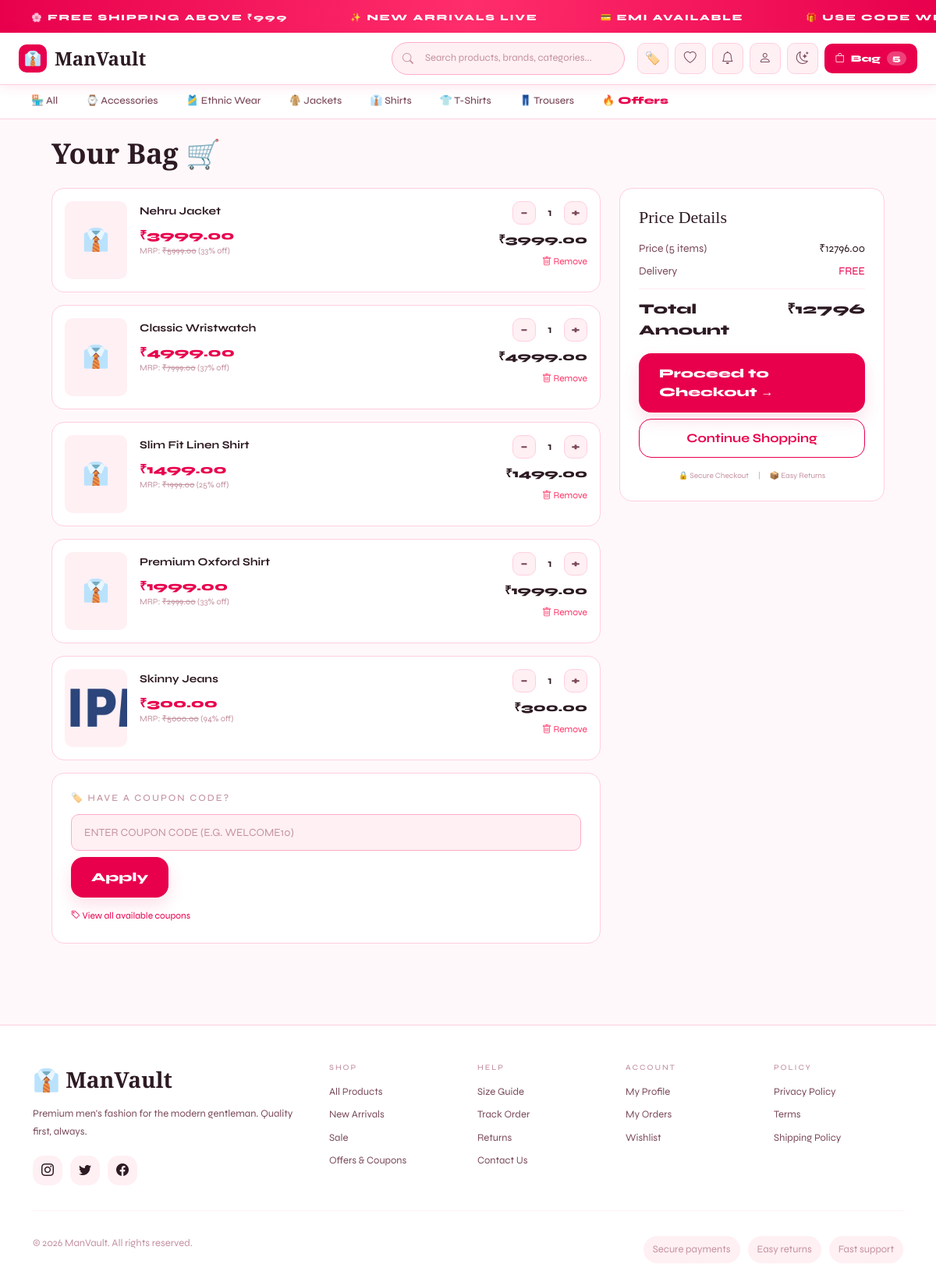
Page /cart/ (signed in) on the committed database.
### store/models.py (models this page shows, shortened)
class Category(models.Model):
    name = models.CharField(max_length=100)
    slug = models.SlugField(unique=True)
    description = models.TextField(blank=True)
    image = models.ImageField(upload_to='categories/', blank=True, null=True)
    icon = models.CharField(max_length=10, default='👕')
    is_active = models.BooleanField(default=True)
    created_at = models.DateTimeField(auto_now_add=True)
    class Meta:
        verbose_name_plural = 'Categories'
        ordering = ['name']

class CartItem(models.Model):
    cart = models.ForeignKey(Cart, on_delete=models.CASCADE, related_name='items')
    product = models.ForeignKey(Product, on_delete=models.CASCADE)
    variant = models.ForeignKey(ProductVariant, on_delete=models.SET_NULL, null=True, blank=True)
    quantity = models.PositiveIntegerField(default=1)
    added_at = models.DateTimeField(auto_now_add=True)
    @property
    def subtotal(self):
        return self.product.price * self.quantity

class Product(models.Model):
    BADGE_CHOICES = [('','None'),('new','NEW'),('hot','HOT'),('sale','SALE'),('trending','TRENDING')]
    category = models.ForeignKey(Category, on_delete=models.SET_NULL, null=True, related_name='products')
    brand = models.ForeignKey(Brand, on_delete=models.SET_NULL, null=True, blank=True, related_name='products')
    name = models.CharField(max_length=200)
    slug = models.SlugField(unique=True, blank=True)
    description = models.TextField(blank=True)
    material = models.CharField(max_length=200, blank=True)
    price = models.DecimalField(max_digits=10, decimal_places=2)
    original_price = models.DecimalField(max_digits=10, decimal_places=2, blank=True, null=True)
    stock = models.PositiveIntegerField(default=0)
    badge = models.CharField(max_length=20, choices=BADGE_CHOICES, blank=True)
    is_active = models.BooleanField(default=True)
    is_featured = models.BooleanField(default=False)
    rating = models.DecimalField(max_digits=3, decimal_places=1, default=0)
    review_count = models.PositiveIntegerField(default=0)
    sales_count = models.PositiveIntegerField(default=0)
    created_at = models.DateTimeField(auto_now_add=True)
    updated_at = models.DateTimeField(auto_now=True)
    class Meta: ordering = ['-created_at']
    @property
    def discount_percent(self):
        if self.original_price and self.original_price > self.price:
            return int(((self.original_price - self.price) / self.original_price) * 100)
        return 0
    @property
    def main_image(self):
        return self.images.filter(is_primary=True).first() or self.images.first()

class ProductImage(models.Model):
    product = models.ForeignKey(Product, on_delete=models.CASCADE, related_name='images')
    image = models.ImageField(upload_to='products/')
    alt_text = models.CharField(max_length=200, blank=True)
    is_primary = models.BooleanField(default=False)
    order = models.PositiveIntegerField(default=0)
    class Meta: ordering = ['order']

class Cart(models.Model):
    user = models.OneToOneField(User, on_delete=models.CASCADE, null=True, blank=True, related_name='cart')
    session_key = models.CharField(max_length=40, blank=True)
    created_at = models.DateTimeField(auto_now_add=True)
    updated_at = models.DateTimeField(auto_now=True)
    @property
    def total(self):
        return sum(item.subtotal for item in self.items.all())
    @property
    def item_count(self):
        return sum(item.quantity for item in self.items.all())

### store/views.py (the view)
# urls.py: path('cart/', views.cart_view, name='cart'),
def cart_view(request):
    cart = get_or_create_cart(request)
    coupon_id = request.session.get('coupon_id')
    coupon = None; coupon_discount = 0
    if coupon_id:
        try:
            coupon = Coupon.objects.get(id=coupon_id)
            coupon_discount = coupon.calculate_discount(cart.total)
        except: pass
    shipping = 0 if cart.total >= 999 else 99
    total = max(0, cart.total + shipping - coupon_discount)
    return render(request, 'store/cart.html', {
        'cart': cart, 'coupon': coupon, 'coupon_discount': coupon_discount,
        'shipping': shipping, 'total': total
    })

### accounts/models.py (called while the page is built)
    @property
    def full_name(self):
        return f"{self.first_name} {self.last_name}".strip() or self.username

### store/context_processors.py (called while the page is built)
def cart_processor(request):
    cart_count = 0
    try:
        if request.user.is_authenticated:
            cart = Cart.objects.filter(user=request.user).first()
        else:
            sk = request.session.session_key
            cart = Cart.objects.filter(session_key=sk, user=None).first() if sk else None
        if cart: cart_count = cart.item_count
    except: pass
    return {'cart_count': cart_count}

def wishlist_processor(request):
    wishlist_count = 0
    try:
        if request.user.is_authenticated:
            wl = Wishlist.objects.filter(user=request.user).first()
            if wl: wishlist_count = wl.products.count()
    except: pass
    return {'wishlist_count': wishlist_count}

def common_processor(request):
    cats_for_nav = []
    notif_count = 0
    try:
        cats_for_nav = Category.objects.filter(is_active=True)[:8]
        if request.user.is_authenticated:
            notif_count = request.user.notifications.filter(is_read=False).count()
    except: pass
    return {'cats_for_nav': cats_for_nav, 'notif_count': notif_count}

### store/views.py (called while the page is built)
def get_or_create_cart(request):
    if request.user.is_authenticated:
        cart, _ = Cart.objects.get_or_create(user=request.user)
        return cart
    if not request.session.session_key:
        request.session.create()
    cart, _ = Cart.objects.get_or_create(session_key=request.session.session_key, user=None)
    return cart

### templates/store/cart.html (shortened to what this page needs)
{% extends 'base.html' %}{% block title %}Your Bag — ManVault{% endblock %}
{% block content %}
<div class="container py-4">
  <h1 class="section-title mb-4">Your Bag 🛒</h1>
  {% if cart.items.exists %}
  <div class="row g-4">
    <div class="col-lg-8">
      {% for item in cart.items.all %}
      <div class="mv-card p-3 mb-3 d-flex gap-3 align-items-start">
        <div style="width:80px;height:100px;flex-shrink:0;background:var(--bg3);border-radius:10px;overflow:hidden">
          {% if item.product.main_image %}<img src="{{ item.product.main_image.image.url }}" style="width:100%;height:100%;object-fit:cover">
          {% else %}<div style="width:100%;height:100%;display:flex;align-items:center;justify-content:center;font-size:28px">👔</div>{% endif %}
        </div>
        <div class="flex-grow-1">
          <a href="{% url 'store:product_detail' item.product.slug %}" style="font-weight:700;font-size:14px">{{ item.product.name }}</a>
          <div style="font-size:16px;font-weight:800;color:var(--acc);margin-top:8px">₹{{ item.product.price }}</div>
          {% if item.product.original_price %}<div style="font-size:11px;color:var(--tx3)">MRP: <s>₹{{ item.product.original_price }}</s> ({{ item.product.discount_percent }}% off)</div>{% endif %}
        </div>
        <div class="d-flex flex-column align-items-end gap-2">
          <form method="POST" action="{% url 'store:update_cart' item.id %}" class="d-flex gap-1 align-items-center">
            <button name="quantity" value="{{ item.quantity|add:'-1' }}" class="icon-btn" style="width:30px;height:30px;font-size:14px;font-weight:800">−</button>
            <span style="width:28px;text-align:center;font-weight:700;font-size:14px">{{ item.quantity }}</span>
            <button name="quantity" value="{{ item.quantity|add:'1' }}" class="icon-btn" style="width:30px;height:30px;font-size:14px;font-weight:800">+</button>
          </form>
          <div style="font-weight:800;font-size:15px">₹{{ item.subtotal }}</div>
          <a href="{% url 'store:remove_from_cart' item.id %}" style="font-size:12px;color:#FF3366" onclick="return confirm('Remove item?')"><i class="bi bi-trash"></i> Remove</a>
        </div>
      </div>
      {% endfor %}
      <div class="mv-card p-4 mt-3">
        <h6 style="font-size:12px;letter-spacing:2px;text-transform:uppercase;color:var(--tx3);margin-bottom:14px">🏷️ Have a Coupon Code?</h6>
        {% if coupon %}
        <div style="background:rgba(200,255,0,.08);border:1px dashed rgba(200,255,0,.4);border-radius:10px;padding:14px;display:flex;justify-content:space-between;align-items:center">
          <div>
            <div style="font-size:14px;font-weight:800;color:var(--acc)">{{ coupon.code }} ✅</div>
            <div style="font-size:12px;color:var(--tx3)">You save ₹{{ coupon_discount|floatformat:0 }}</div>
          </div>
          <a href="{% url 'store:remove_coupon' %}" style="font-size:12px;color:#FF3366"><i class="bi bi-x-lg"></i> Remove</a>
        </div>
        {% else %}
        <form method="POST" action="{% url 'store:apply_coupon' %}" class="d-flex flex-wrap gap-2">
          <input type="text" name="code" placeholder="Enter coupon code (e.g. WELCOME10)" class="mv-input flex-grow-1" style="text-transform:uppercase">
          <button type="submit" class="mv-btn">Apply</button>
        </form>
        <div style="margin-top:10px">
          <a href="{% url 'store:offers' %}" style="font-size:12px;color:var(--acc)"><i class="bi bi-tag"></i> View all available coupons</a>
        </div>
        {% endif %}
      </div>
    </div>
    <div class="col-lg-4">
      <div class="mv-card p-4" style="position:sticky;top:80px">
        <h5 style="font-family:'Cormorant Garamond',serif;font-size:22px;margin-bottom:16px">Price Details</h5>
        <div class="d-flex justify-content-between mb-2" style="font-size:14px"><span style="color:var(--tx2)">Price ({{ cart.item_count }} items)</span><span>₹{{ cart.total }}</span></div>
        <div class="d-flex justify-content-between mb-2" style="font-size:14px"><span style="color:var(--tx2)">Delivery</span><span style="color:var(--acc)">{% if shipping == 0 %}FREE{% else %}₹{{ shipping }}{% endif %}</span></div>
        <hr style="border-color:var(--brd);margin:12px 0">
        <div class="d-flex justify-content-between mb-1" style="font-size:18px;font-weight:800"><span>Total Amount</span><span>₹{{ total|floatformat:0 }}</span></div>
        <a href="{% url 'orders:checkout' %}" class="mv-btn w-100 justify-content-center" style="margin-top:12px">Proceed to Checkout →</a>
        <a href="{% url 'store:shop' %}" class="mv-btn-outline w-100 justify-content-center mt-2">Continue Shopping</a>
        <div style="display:flex;justify-content:center;gap:12px;margin-top:16px;font-size:10px;color:var(--tx3)">
          <span>🔒 Secure Checkout</span><span>|</span><span>📦 Easy Returns</span>
        </div>
      </div>
    </div>
  </div>
  {% endif %}
</div>
{% endblock %}

### templates/base.html (shortened to what this page needs)
<!DOCTYPE html>
<html lang="en">
<head>
<link href="https://cdn.jsdelivr.net/npm/bootstrap@5.3.0/dist/css/bootstrap.min.css" rel="stylesheet"/>
<link href="https://cdn.jsdelivr.net/npm/bootstrap-icons@1.11.0/font/bootstrap-icons.css" rel="stylesheet"/>
</head>
<body>
<div class="ticker">
  <div class="ticker-inner">
    {% for _ in "12345678" %}
    <span class="ticker-item">🌸 FREE SHIPPING ABOVE ₹999</span>
    <span class="ticker-item">✨ NEW ARRIVALS LIVE</span>
    <span class="ticker-item">💳 EMI AVAILABLE</span>
    <span class="ticker-item">🎁 USE CODE WELCOME10 — 10% OFF</span>
    {% endfor %}
  </div>
</div>
<nav class="mv-navbar">
  <div class="container-fluid d-flex flex-wrap align-items-center gap-3">
    <div class="d-flex align-items-center gap-3 flex-grow-1">
      <a href="{% url 'store:home' %}" class="mv-logo">
        <div class="mv-logo-icon">👔</div> ManVault
      </a>
    </div>
    <div class="nav-search d-none d-md-flex flex-grow-1">
      <form action="{% url 'store:shop' %}" method="GET" class="w-100">
        <i class="bi bi-search si"></i>
        <input type="text" name="q" placeholder="Search products, brands, categories..." value="{{ request.GET.q }}">
      </form>
    </div>
    <div class="nav-actions d-none d-md-flex align-items-center gap-2 ms-auto">
      <a href="{% url 'store:offers' %}" class="icon-btn" title="Offers & Coupons">🏷️</a>
      <a href="{% url 'store:wishlist' %}" class="icon-btn" title="Wishlist">
        <i class="bi bi-heart"></i>
      </a>
      {% if user.is_authenticated %}
        <a href="{% url 'notifications:list' %}" class="icon-btn" title="Notifications">
          <i class="bi bi-bell"></i>
        </a>
        <div class="dropdown">
          <div class="icon-btn" data-bs-toggle="dropdown" style="cursor:pointer" aria-expanded="false">
            <i class="bi bi-person"></i>
          </div>
        </div>
      {% else %}
        <a href="{% url 'accounts:login' %}" class="mv-btn-outline" style="padding:8px 14px;font-size:12px">Sign In</a>
      {% endif %}
      <button class="icon-btn" onclick="toggleTheme()" title="Toggle dark mode" aria-label="Toggle dark mode">
        <i class="bi bi-moon-stars"></i>
      </button>
      <a href="{% url 'store:cart' %}" class="cart-btn">
        <i class="bi bi-bag"></i> Bag
        {% if cart_count %}<span style="background:rgba(255,255,255,.25);border-radius:50px;padding:1px 7px;font-size:11px">{{ cart_count }}</span>{% endif %}
      </a>
    </div>
  </div>
</nav>
<div class="cat-nav flex-wrap">
  <a href="{% url 'store:shop' %}" {% if request.path == '/shop/' %}class="active"{% endif %}>🏪 All</a>
  {% for cat in cats_for_nav %}
  <a href="{% url 'store:category' cat.slug %}">{{ cat.icon }} {{ cat.name }}</a>
  {% endfor %}
  <a href="{% url 'store:offers' %}" style="color:var(--acc);font-weight:800">🔥 Offers</a>
</div>
<main class="container px-3 px-md-4">
{% block content %}{% endblock %}
</main>
<footer class="mv-footer">
  <div class="container">
    <div class="row g-4">
      <div class="col-lg-4">
        <div class="footer-logo mb-2">👔 ManVault</div>
        <p class="footer-text">Premium men's fashion for the modern gentleman. Quality first, always.</p>
        <div class="footer-socials">
          <a href="#" class="footer-social-btn"><i class="bi bi-instagram"></i></a>
          <a href="#" class="footer-social-btn"><i class="bi bi-twitter"></i></a>
          <a href="#" class="footer-social-btn"><i class="bi bi-facebook"></i></a>
        </div>
      </div>
      <div class="col-sm-4 col-lg-2 footer-links">
        <h6>Shop</h6>
        <a href="{% url 'store:shop' %}">All Products</a>
        <a href="{% url 'store:shop' %}?badge=new">New Arrivals</a>
        <a href="{% url 'store:shop' %}?badge=sale">Sale</a>
        <a href="{% url 'store:offers' %}">Offers & Coupons</a>
      </div>
      <div class="col-sm-4 col-lg-2 footer-links">
        <h6>Help</h6>
        <a href="#">Size Guide</a>
        <a href="#">Track Order</a>
        <a href="#">Returns</a>
        <a href="#">Contact Us</a>
      </div>
      <div class="col-sm-4 col-lg-2 footer-links">
        <h6>Account</h6>
        {% if user.is_authenticated %}
        <a href="{% url 'accounts:profile' %}">My Profile</a>
        <a href="{% url 'orders:order_list' %}">My Orders</a>
        <a href="{% url 'store:wishlist' %}">Wishlist</a>
        {% else %}
        <a href="{% url 'accounts:login' %}">Sign In</a>
        <a href="{% url 'accounts:register' %}">Register</a>
        {% endif %}
      </div>
      <div class="col-lg-2 footer-links">
        <h6>Policy</h6>
        <a href="#">Privacy Policy</a>
        <a href="#">Terms</a>
        <a href="#">Shipping Policy</a>
      </div>
    </div>
    <hr style="border-color:var(--brd2);margin:32px 0 20px">
    <div class="footer-bottom">
      <p>© {% now 'Y' %} ManVault. All rights reserved.</p>
      <div class="footer-cert">
        <span>Secure payments</span>
        <span>Easy returns</span>
        <span>Fast support</span>
      </div>
    </div>
  </div>
</footer>
</body>
</html>

### rows in the picture
Category: icon "⌚", name "Accessories"
Category: icon "🎽", name "Ethnic Wear"
Category: icon "🧥", name "Jackets"
Category: icon "👔", name "Shirts"
Category: icon "👕", name "T-Shirts"
Category: icon "👖", name "Trousers"
CartItem: product.name "Nehru Jacket", product.price "3999.00", product.original_price "5999.00", product.discount_percent "33", quantity "1", subtotal "3999.00"
CartItem: product.name "Classic Wristwatch", product.price "4999.00", product.original_price "7999.00", product.discount_percent "37", quantity "1", subtotal "4999.00"
CartItem: product.name "Slim Fit Linen Shirt", product.price "1499.00", product.original_price "1999.00", product.discount_percent "25", quantity "1", subtotal "1499.00"
CartItem: product.name "Premium Oxford Shirt", product.price "1999.00", product.original_price "2999.00", product.discount_percent "33", quantity "1", subtotal "1999.00"
CartItem: product.main_image.image (picture), product.name "Skinny Jeans", product.price "300.00", product.original_price "5000.00", product.discount_percent "94", quantity "1", subtotal "300.00"
Cart: item_count "5", total "12796.00"

### other values in the picture
{{ cart_count }} "5"
{{ total|floatformat:0 }} "12796"
